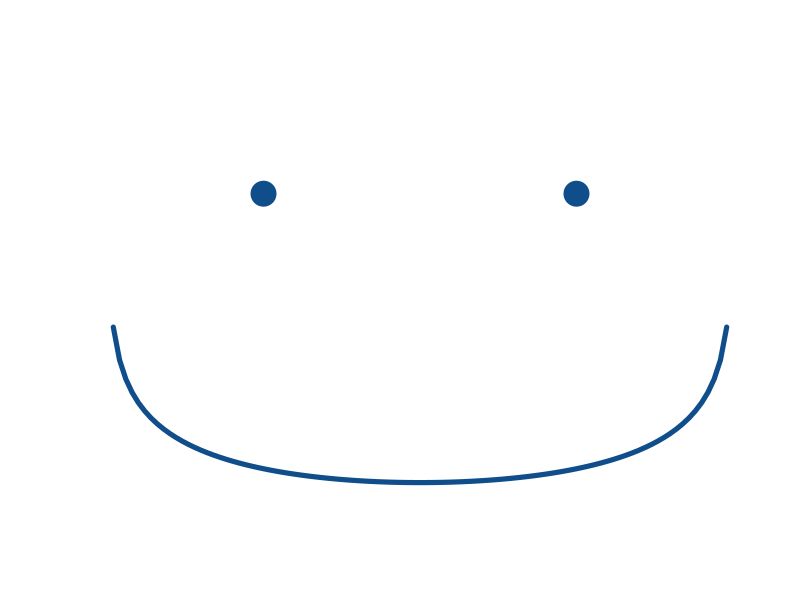

The R script that drew this image:
## ---- chunk 1
# Smiley 

## Somewhat disturbing smiley for testing
plot(x = c(-0.5,0.5), y = c(6,6), ylim=c(0,8), xlim = c(-1,1), cex = 5, xlab = "" , ylab = "", axes = F, pch = 20, col = "dodgerblue4")
curve(-log(1-x^2), from = -1, to = 1, add = T, col = "dodgerblue4", lwd = 5)

## ---- chunk 2
# This is a so-called "R chunk" where you can write R code.

date()

